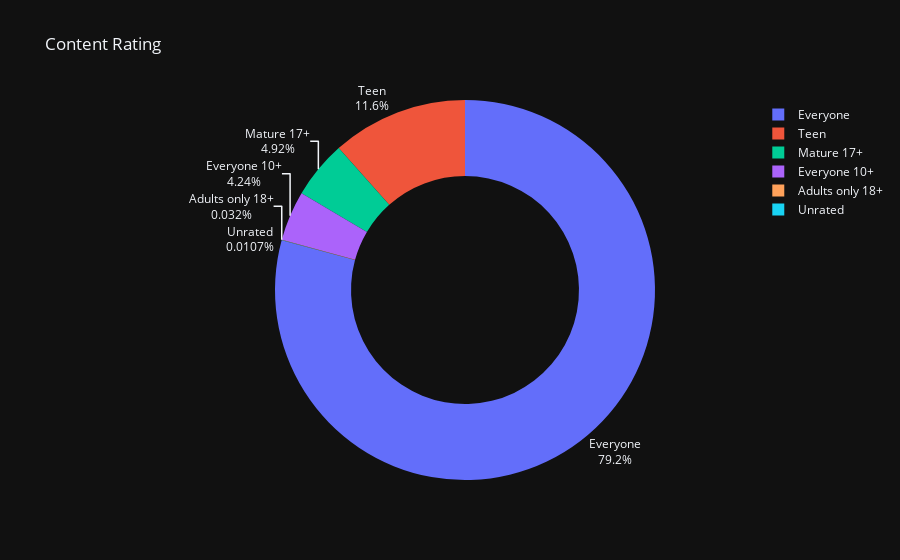

Here is the notebook cell this chart was saved with:
### Markdown cell above
#### Creating Pie charts

### Code cell
# Create a pie chart using plotly
fig = px.pie(labels=ratings.index,
    values=ratings.values,
    title="Content Rating",
    names=ratings.index,                # Defining the category names
    hole= 0.6                           # Creating a donut shape
)
fig.update_traces(textposition='outside', textinfo='percent+label')     # Moves the labels outside of the pie chart.

fig.show()

### Figure 1 — Plotly figure (JSON) as saved in the notebook; plotly's stock layout.template omitted (floating-point values rounded to 4 significant figures)
{"data": [{"domain": {"x": [0.0, 1.0], "y": [0.0, 1.0]}, "hole": 0.6, "hovertemplate": "label=%{label}<br>value=%{value}<extra></extra>", "labels": ["Everyone", "Teen", "Mature 17+", "Everyone 10+", "Adults only 18+", "Unrated"], "legendgroup": "", "name": "", "showlegend": true, "values": [7421, 1084, 461, 397, 3, 1], "type": "pie", "textinfo": "percent+label", "textposition": "outside"}], "layout": {"legend": {"tracegroupgap": 0}, "title": {"text": "Content Rating"}}}
